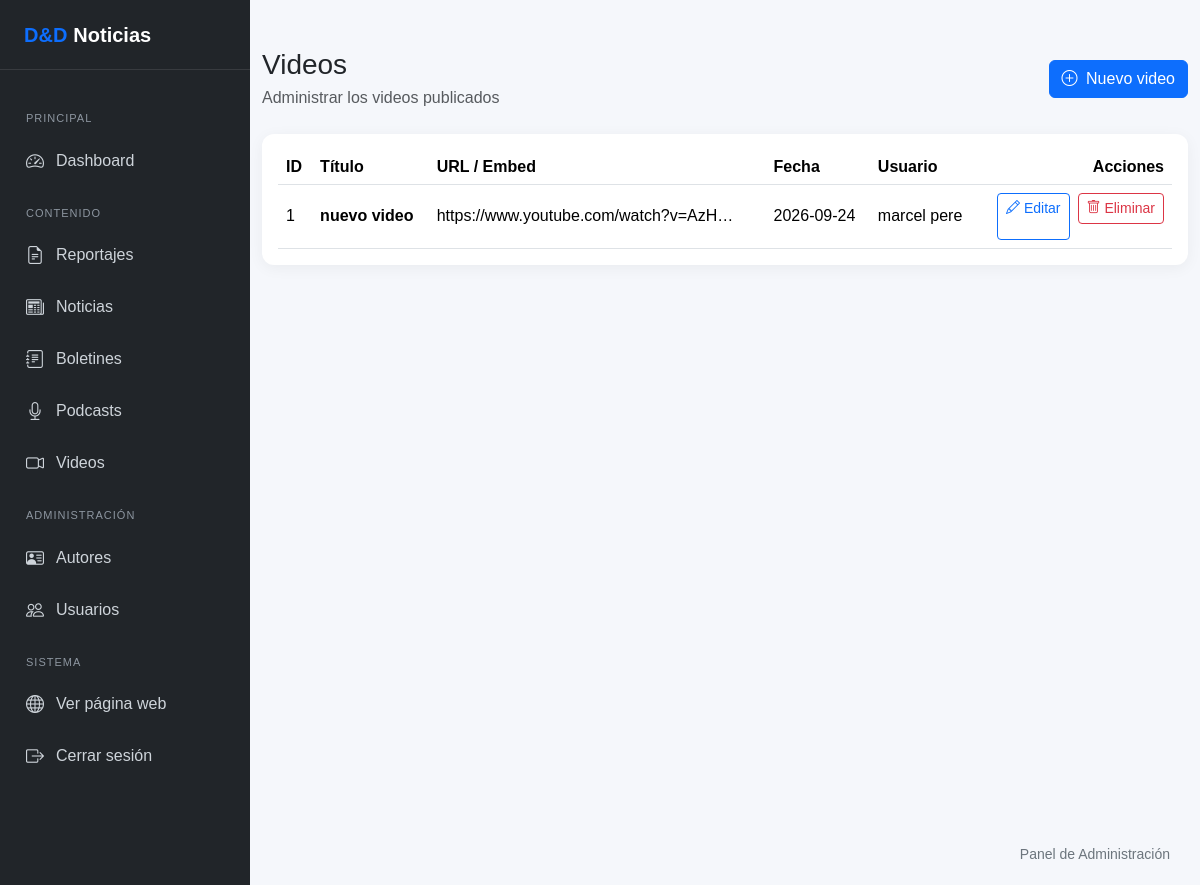
The app's page /admin/videos/index.php (signed in) with its own data.
### tables this page shows
CREATE TABLE `videos` (
  `id` int(10) UNSIGNED NOT NULL,
  `titulo` varchar(255) NOT NULL,
  `url_embed` varchar(500) NOT NULL,
  `fecha_publicacion` date NOT NULL,
  `usuario_id` int(10) UNSIGNED NOT NULL
);

### includes/funciones.php (called while the page is built, shortened)
<?php
function e($valor): string
{
    return htmlspecialchars(
        (string) $valor,
        ENT_QUOTES,
        'UTF-8'
    );
}

### admin/videos/index.php (the view, shortened to what this page needs)
<?php
require_once __DIR__ . '/../../config/database.php';
require_once __DIR__ . '/../../includes/funciones.php';
$stmt = $pdo->query(
    "SELECT
        v.id,
        v.titulo,
        v.url_embed,
        v.fecha_publicacion,
        v.usuario_id,
        CONCAT(
            u.nombres,
            ' ',
            u.ap_paterno
        ) AS nombre_usuario
     FROM videos v
     LEFT JOIN usuarios u
        ON v.usuario_id = u.id
     ORDER BY v.id DESC"
);
$videos = $stmt->fetchAll(PDO::FETCH_ASSOC);
?>
<?php
require_once __DIR__ . '/../../includes/admin-header.php';
require_once __DIR__ . '/../../includes/admin-sidebar.php';
?>
<main class="admin-main">
    <div class="container-fluid py-4">
        <div
            class="d-flex flex-column flex-md-row justify-content-between align-items-md-center gap-3 mb-4"
        >
            <div>
                <h1 class="h3 mb-1">
                    Videos
                </h1>
                <p class="text-muted mb-0">
                    Administrar los videos publicados
                </p>
            </div>
            <div>
                <a
                    href="crear.php"
                    class="btn btn-primary"
                >
                    <i class="bi bi-plus-circle me-1"></i>
                    Nuevo video
                </a>
            </div>
        </div>
        <div class="card dashboard-card">
            <div class="card-body">
                <div class="table-responsive">
                    <table class="table table-hover align-middle mb-0">
                        <thead>
                            <tr>
                                <th>
                                    ID
                                </th>
                                <th>
                                    Título
                                </th>
                                <th>
                                    URL / Embed
                                </th>
                                <th>
                                    Fecha
                                </th>
                                <th>
                                    Usuario
                                </th>
                                <th class="text-end">
                                    Acciones
                                </th>
                            </tr>
                        </thead>
                        <tbody>
                            <?php if (empty($videos)): ?>
                                <tr>
                                    <td
                                        colspan="6"
                                        class="text-center py-4 text-muted"
                                    >
                                        No hay videos registrados.
                                    </td>
                                </tr>
                            <?php else: ?>
                                <?php foreach ($videos as $video): ?>
                                    <tr>
                                        <td>
                                            <?= (int) $video['id'] ?>
                                        </td>
                                        <td>
                                            <strong>
                                                <?= e($video['titulo']) ?>
                                            </strong>
                                        </td>
                                        <td>
                                            <span
                                                class="d-inline-block text-truncate"
                                                style="max-width: 300px;"
                                                title="<?= e($video['url_embed']) ?>"
                                            >
                                                <?= e($video['url_embed']) ?>
                                            </span>
                                        </td>
                                        <td>
                                            <?= e($video['fecha_publicacion']) ?>
                                        </td>
                                        <td>
                                            <?= e($video['nombre_usuario'] ?? 'Sin usuario') ?>
                                        </td>
                                        <td class="text-end">
                                            <div
                                                class="d-flex flex-column flex-sm-row justify-content-end gap-2"
                                            >
                                                <a
                                                    href="editar.php?id=<?= (int) $video['id'] ?>"
                                                    class="btn btn-sm btn-outline-primary"
                                                    title="Editar video"
                                                >
                                                    <i class="bi bi-pencil"></i>
                                                    <span class="d-none d-md-inline">
                                                        Editar
                                                    </span>
                                                </a>
                                                <form
                                                    method="POST"
                                                    action="eliminar.php"
                                                    onsubmit="return confirm('¿Estás seguro de eliminar este video?');"
                                                >
                                                    <button
                                                        type="submit"
                                                        class="btn btn-sm btn-outline-danger w-100"
                                                        title="Eliminar video"
                                                    >
                                                        <i class="bi bi-trash"></i>
                                                        <span class="d-none d-md-inline">
                                                            Eliminar
                                                        </span>
                                                    </button>
                                                </form>
                                            </div>
                                        </td>
                                    </tr>
                                <?php endforeach; ?>
                            <?php endif; ?>
                        </tbody>
                    </table>
                </div>
            </div>
        </div>
    </div>
</main>
<?php
require_once __DIR__ . '/../../includes/admin-footer.php';
?>

### includes/admin-header.php (style rules this page uses)
body { background-color: #f5f7fb; margin: 0; font-family: Arial, sans-serif; }
.dashboard-card { border: 0; border-radius: 12px; box-shadow: 0 3px 15px rgba(0,0,0,.05); }
.admin-main { margin-left: 250px; min-height: 100vh; width: calc(100% - 250px); box-sizing: border-box; }
.admin-main .table-responsive { width: 100%; overflow-x: auto; -webkit-overflow-scrolling: touch; }
.admin-main .card { max-width: 100%; }
.admin-main .d-flex { flex-wrap: wrap; }

### records on screen
videos: id "1", titulo "nuevo video", url_embed "https://www.youtube.com/watch?v=AzH…", fecha_publicacion "2026-09-24", nombre_usuario "marcel pere"
